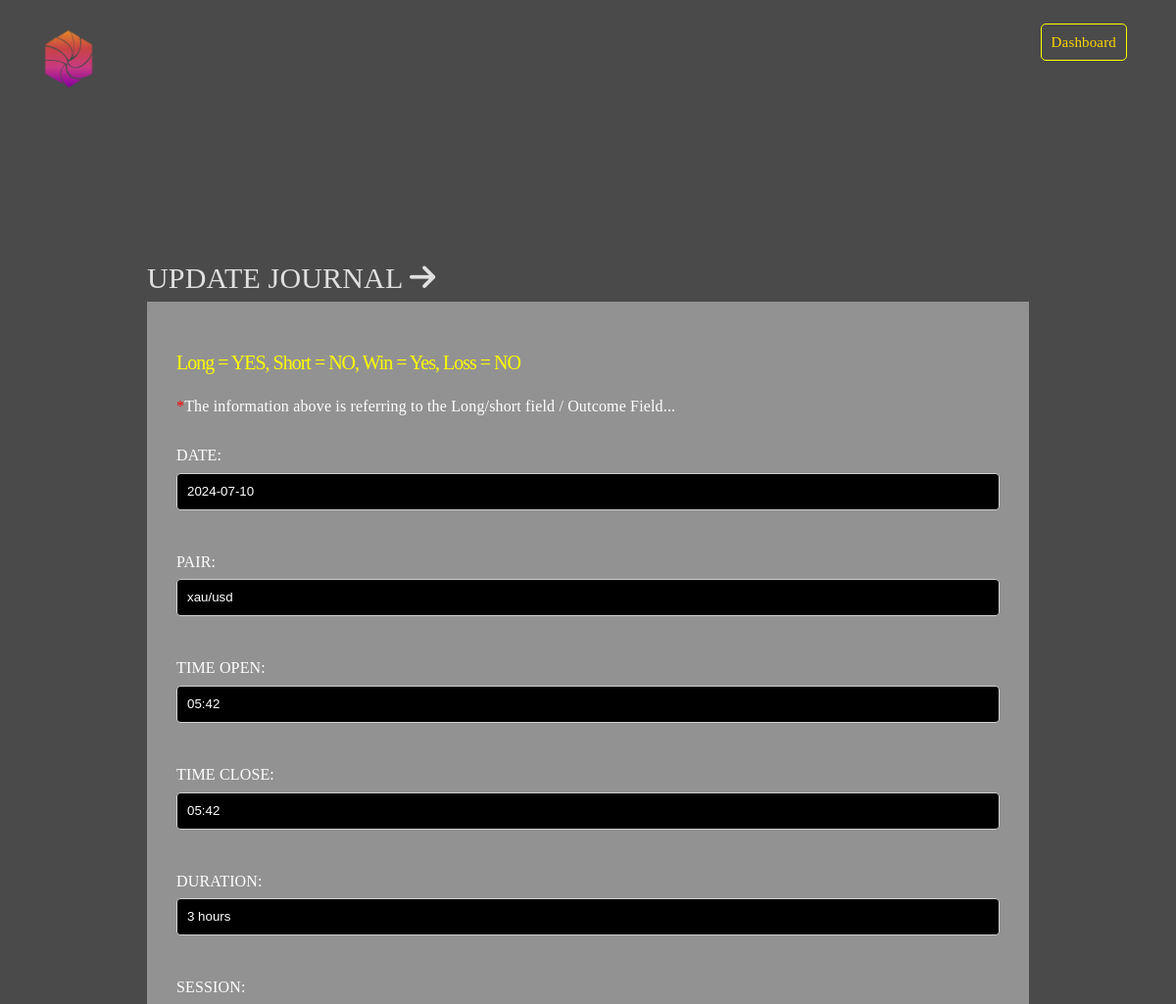
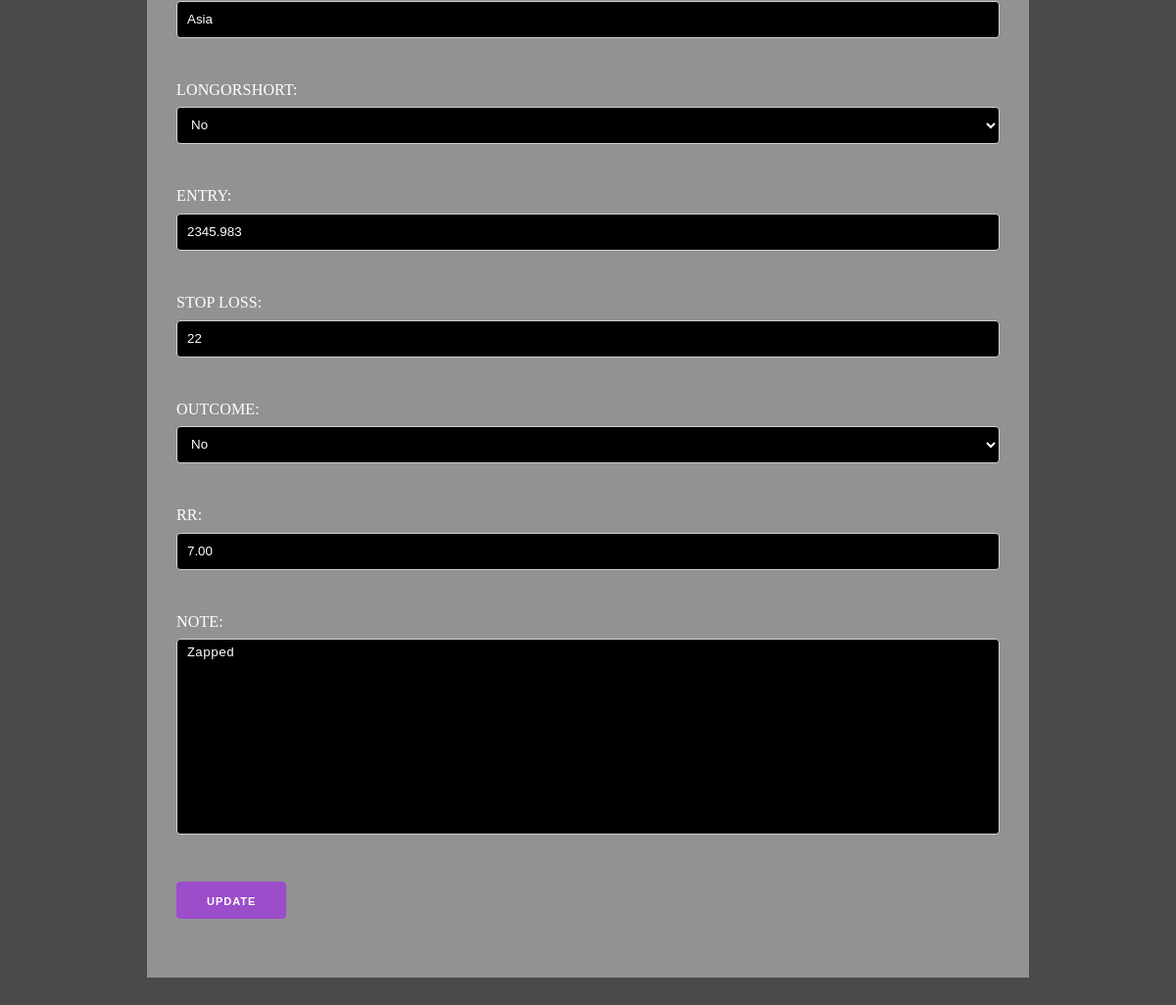
The app's page /journal/update/2 (signed in) with its own data (2 pictures, top to bottom).
### journal/models.py (models this page shows, shortened)
class Journal(models.Model):
    user = user = models.ForeignKey(User, on_delete=models.CASCADE,null=True)
    date = models.DateField()
    pair = models.CharField(max_length=250)
    time_open = models.CharField(max_length=250)
    time_close = models.CharField(max_length=250)
    duration = models.CharField(max_length=250)
    session = models.CharField(max_length=250)
    longorshort = models.BooleanField(default=True,null=True)
    entry = models.CharField(max_length=250,null=True)
    stop_loss = models.CharField(max_length=250,null=True)
    outcome = models.BooleanField(default=True,null=True)
    rr = models.DecimalField(max_digits=6, decimal_places=2)
    note = models.TextField(max_length=5000)

### journal/views.py (the view)
# urls.py: path('journal/update/<int:journal_id>',update,name='update'),
@login_required(login_url='userlogin')
def update(request, journal_id):
    journal = get_object_or_404(Journal,id=journal_id, user=request.user)
    if request.method == 'POST':
        form = JournalForm(request.POST, instance=journal)
        if form.is_valid():
            form.save()
            return redirect('dashboard')  # Redirect to the list of journals or any other desired page
    else:
        form = JournalForm(instance=journal)
        context = {
            'form':form,
            'journal':journal
        }
    return render(request,'journal_update.html',context )

### journal/forms.py
class JournalForm(forms.ModelForm):
        class Meta:
            model = Journal
            fields = [
                'date', 'pair', 'time_open', 'time_close', 'duration', 'session',
                'longorshort', 'entry', 'stop_loss', 'outcome', 'rr', 'note'
            ]

### journal/templates/journal_update.html (shortened to what this page needs)
<!DOCTYPE html>
{% load static %}
<html lang="en">
<head>
    <link rel="stylesheet" href="https://cdnjs.cloudflare.com/ajax/libs/font-awesome/6.5.2/css/all.min.css" />
    <link rel="stylesheet" href="{% static 'milligram.css' %}">
    <link rel="stylesheet" href=" {% static 'style.css' %}">
</head>
<body>
    <section class="navbar">
        <nav class="navlist">
            <img src="{% static 'img/20230312_165351.png' %}" alt="logo" class="logopng">
             <div class="holdnav">
               <a href="{% url 'dashboard' %}" class="navobjects">Dashboard</a>
             </div>
        </nav>
    </section>
    <section class="j_entry">
        <hi class="login">UPDATE JOURNAL <i class="fa-solid fa-arrow-right"></i></hi>
        <form method="POST" action=" {% url 'update' journal.id %}" enctype="multipart/form-data">
            <h1 style="font-size: 2rem;color: yellow;text-transform: capitalize;">Long = YES, Short = NO, Win = Yes, Loss = NO</h1>
            <p style="color: white;"><span style="color: red;">*</span>The information above is referring to the Long/short field / Outcome Field...</p>
           {{form.as_p}}
            <div class="send">
                <button>UPDATE</button>
            </div>
          </form>
    </section>
</body>
</html>

### journal/static/milligram.css (style rules this page uses)
*, *:after, *:before { box-sizing: inherit; }
html { box-sizing: border-box; font-size: 62.5%; }
body { color: #606c76; font-family: 'Roboto', 'Helvetica Neue', 'Helvetica', 'Arial', sans-serif; font-size: 1.6em; font-weight: 300; letter-spacing: .01em; line-height: 1.6; }
.button, button, input[type='button'], input[type='reset'], input[type='submit'] { background-color: #9b4dca; border: 0.1rem solid #9b4dca; border-radius: .4rem; color: #fff; cursor: pointer; display: inline-block; font-size: 1.1rem; font-weight: 700; height: 3.8rem; letter-spacing: .1rem; line-height: 3.8rem; padding: 0 3.0rem; text-align: center; text-decoration: none; text-transform: uppercase; white-space: nowrap; }
input[type='color'], input[type='date'], input[type='datetime'], input[type='datetime-local'], input[type='email'], input[type='month'], input[type='number'], input[type='password'], input[type='search'], input[type='tel'], input[type='text'], input[type='url'], input[type='week'], input:not([type]), textarea, select { background-color: transparent; border: 0.1rem solid #d1d1d1; border-radius: .4rem; box-shadow: none; box-sizing: inherit; height: 3.8rem; padding: .6rem 1.0rem .7rem; width: 100%; }
select { padding-right: 3.0rem; }
textarea { min-height: 6.5rem; }
label, legend { display: block; font-size: 1.6rem; font-weight: 700; margin-bottom: .5rem; }
a { color: #9b4dca; text-decoration: none; }
.button, button, dd, dt, li { margin-bottom: 1.0rem; }
fieldset, input, select, textarea { margin-bottom: 1.5rem; }
blockquote, dl, figure, form, ol, p, pre, table, ul { margin-bottom: 2.5rem; }
p { margin-top: 0; }
h1, h2, h3, h4, h5, h6 { font-weight: 300; letter-spacing: -.1rem; margin-bottom: 2.0rem; margin-top: 0; }
h1 { font-size: 4.6rem; line-height: 1.2; }
img { max-width: 100%; }

### journal/static/style.css (style rules this page uses)
* { padding: 0; margin: 0; box-sizing: border-box; }
:root { --secpad: 0rem 2rem; --button: #ffd700; --button_textcolor:#333333; --card:#008080; --topspace: 2rem; --card_textcolor:#E0E0E0; --backdrop:rgba(255, 255, 255, 0.4); }
body { background:rgb(74, 74, 74) ; font-family: 'Roboto Slab', serif; height: 100vh; }
input[type=text] { color: white; background: black; }
input[type=number] { color: white; background: black; }
select { color: white; background: black; }
textarea { color: white; background: black; }
.logopng { width: 10rem; object-fit: contain; }
input { color: inherit; }
input::placeholder { color:rgb(193, 191, 191); text-transform: capitalize; font-size: smaller; }
textarea::placeholder { color:rgb(193, 191, 191); text-transform: capitalize; font-size: smaller; }
textarea { resize: none; height: 20rem; }
.navbar { padding: var(--secpad); width: 100%; }
.navlist { display: flex; justify-content: space-between; margin-top: 1rem; border-radius: 1rem; flex-wrap: wrap; z-index: 100; }
.login { color: var(--card_textcolor); font-size: 3rem; text-transform: uppercase; }
.navobjects { padding: 1rem ; text-transform: capitalize; color: var(--button_textcolor); border-radius: 5px; margin-bottom: 1rem; color: var(--button); cursor: pointer; border: 1px solid yellow; font-size: 1.3rem; }
.holdnav { margin-top: 2rem; }
.j_entry { padding: 5rem 3rem; }
form { padding: 5rem 3rem; backdrop-filter: blur(5px); background: var(--backdrop); }
label { color: white; text-transform: uppercase; font-weight: 400; }
@media (min-width: 40.0rem) { .navlist { display: flex; justify-content: space-between; margin-top: 1rem; border-radius: 1rem; flex-wrap: wrap; flex-direction: row; } }
@media (min-width: 40.0rem) { .navobjects { text-transform: capitalize; color: var(--button_textcolor); border-radius: 5px; margin-bottom: 1rem; color: var(--button); cursor: pointer; margin-top: 5rem; margin-left: 2rem; margin-right: 3rem; font-size: 1.5rem; } }
@media (min-width: 40.0rem) { .j_entry { padding: 15rem 15rem; } }

### records on screen
Journal: date "2024-07-10", pair "xau/usd", time_open "05:42", time_close "05:42", duration "3 hours", session "Asia", longorshort "No", entry "2345.983", stop_loss "22", outcome "No", rr "7.00", note "Zapped"
